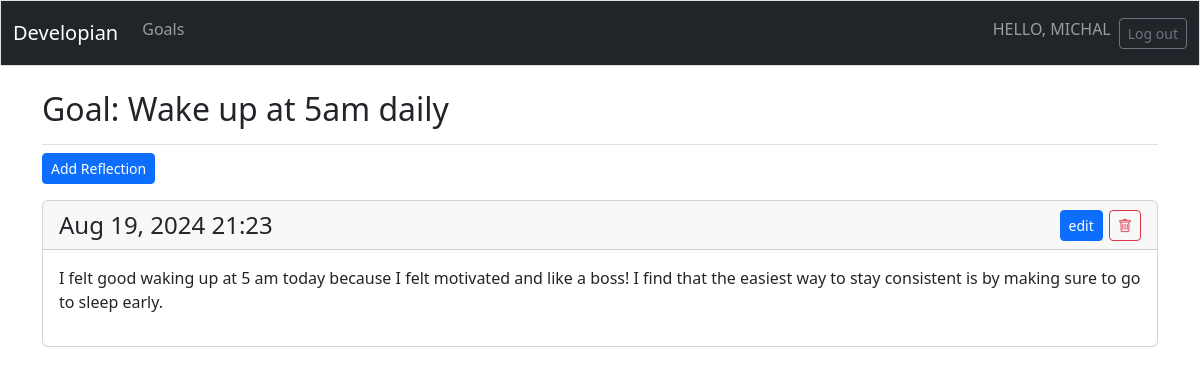
Screenshot of /goals/1/ (signed in) with the database file from the repository.
### developian/models.py (models this page shows, shortened)
class Goal(models.Model):
    text = models.CharField(max_length=200)
    date_added = models.DateTimeField(auto_now_add=True)
    owner = models.ForeignKey(User, on_delete=models.CASCADE)

class Reflection(models.Model):
    goal = models.ForeignKey(Goal, on_delete=models.CASCADE)
    reflection = models.TextField()
    date_added = models.DateTimeField(auto_now=True)

### developian/views.py (the view)
# urls.py: path('goals/<int:goal_id>/', views.goal, name='goal'),
@login_required
def goal(request, goal_id):
    goal = Goal.objects.get(id=goal_id)
    check_goal_owner(request, goal)
    reflections = goal.reflection_set.order_by('-date_added')
    context = {'goal': goal, 'reflections': reflections}
    return render(request, 'developian/goal.html', context)

### developian/views.py (called while the page is built)
def check_goal_owner(request, goal):
    if goal.owner != request.user:
        raise Http404

### developian/templates/developian/goal.html
{% extends 'developian/base.html' %}
{% block page_header %}
  <h2>Goal: {{ goal.text }}</h2>
{% endblock page_header %}
{% block content %}
  <p>
    <a class="btn btn-primary btn-sm" href="{% url 'developian:new_reflection' goal.id %}">Add Reflection</a>
  </p>
  {% for reflection in reflections %}
    <div class="card mb-3">
      <h4 class="card-header d-flex justify-content-between align-items-center">
        {{ reflection.date_added|date:'M d, Y H:i' }}
        <div>
          <a class="btn btn-primary btn-sm"
          href="{% url 'developian:edit_reflection' reflection.id %}">
          edit
          </a>
          <a href="{% url 'developian:delete_reflection' reflection.id %}"
          class="btn btn-outline-danger btn-sm"><i class='bi bi-trash'></i></a>
        </div>
      </h4>
       <div class="card-body">{{ reflection.reflection|linebreaks }}</div>
    </div>
  {% empty %}
    <p>No reflections have been created yet!</p>
  {% endfor %}
{% endblock content %}

### developian/templates/developian/base.html (shortened to what this page needs)
<!doctype html>
<html lang="en">
  <head>
    {% load static %}
    <link rel="stylesheet" href="{% static 'developian/styles.css' %}">
    <link rel="stylesheet" href="https://cdn.jsdelivr.net/npm/bootstrap-icons@1.10.5/font/bootstrap-icons.css">
    {% load django_bootstrap5 %}
    {% bootstrap_css %}
  </head>
  <body>
    <nav class="navbar navbar-expand-md navbar-dark bg-dark mb-4 border">
      <div class="container-fluid">
        <a class="navbar-brand" href="{% url 'developian:index' %}">
          Developian
        </a>
        <div class="collapse navbar-collapse" id="navbarCollapse">
          <ul class="navbar-nav me-auto mb-2 mb-md-O">
            <li class="nav-item">
              <a class="nav-link" href="{% url 'developian:goals' %}">
                Goals
              </a>
            </li>
          </ul>
          <ul class="navbar-nav ms-auto mb-2 mb-md-o">
            {% if user.is_authenticated %}
              <li class="nav-item">
                <span class="navbar-text me-2">HELLO, {{ user.username.upper }}</span>
              </li>
            {% endif %}
          </ul>
          {% if user.is_authenticated %}
            <form action="{% url 'accounts:logout' %}" method="post">
              <button name="submit" class="btn btn-outline-secondary btn-sm">
                Log out
              </button>
            </form>
          {% endif %}
        </div>
      </div>
    </nav>
    <main class="container">
      <div class="pb-2 mb-2 border-bottom">
        {% block page_header %}{% endblock page_header %}
      </div>
      <div>
        {% block content %}{% endblock content %}
      </div>
    </main>
  </body>
</html>

### rows the page displays
Goal: text "Wake up at 5am daily"
Reflection: date_added "Aug 19, 2024 21:23", reflection "I felt good waking up at 5 am today because I felt motivated and like a boss! I find that the easiest way to stay consistent is by making sure to go to sleep early."

### other values shown
{{ user.username.upper }} "MICHAL"
